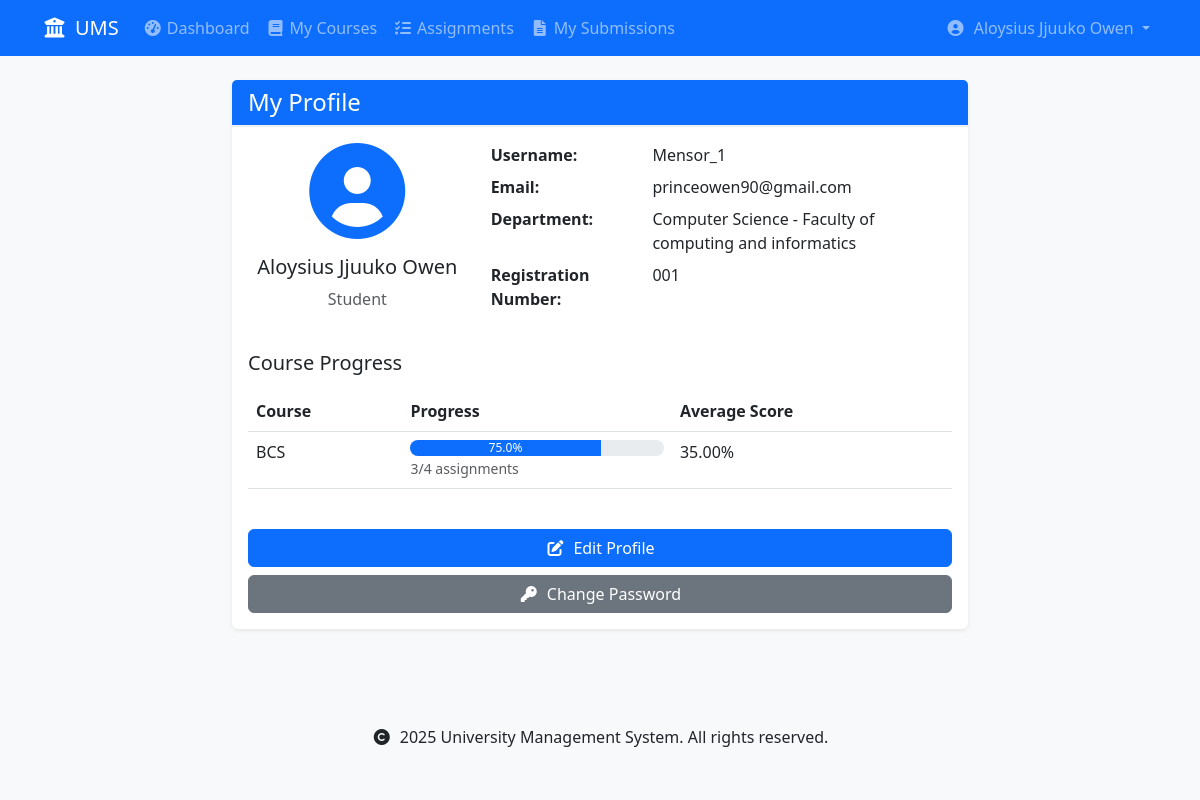
The app's page /accounts/profile/ (signed in) with its own data.
### accounts/models.py (models this page shows, shortened)
class User(AbstractUser):
    USER_TYPE_CHOICES = [
        ('student', 'Student'),
        ('lecturer', 'Lecturer'),
    ]
    user_type = models.CharField(max_length=10, choices=USER_TYPE_CHOICES)
    registration_number = models.CharField(max_length=20, unique=True, null=True, blank=True)
    staff_number = models.CharField(max_length=20, unique=True, null=True, blank=True)
    department = models.ForeignKey('schools.Department', on_delete=models.SET_NULL, null=True)
    class Meta:
        db_table = 'accounts_user'
        verbose_name = 'User'
        verbose_name_plural = 'Users'
    def is_student(self):
        return self.user_type == 'student'

### schools/models.py (models this page shows, shortened)
class Department(models.Model):
    name = models.CharField(max_length=100)
    code = models.CharField(max_length=10, unique=True)
    school = models.ForeignKey(School, on_delete=models.CASCADE, related_name='departments')
    description = models.TextField(blank=True)
    required_courses = models.ManyToManyField('courses.Course', related_name='required_by_departments', blank=True)
    created_at = models.DateTimeField(auto_now_add=True)
    updated_at = models.DateTimeField(auto_now=True)
    def __str__(self):
        return f"{self.name} - {self.school.name}"
    class Meta:
        ordering = ['school__name', 'name']
        unique_together = ['school', 'code']  # Ensure unique department codes within each school

class School(models.Model):
    name = models.CharField(max_length=100)
    code = models.CharField(max_length=10, unique=True)
    description = models.TextField(blank=True)
    created_at = models.DateTimeField(auto_now_add=True)
    updated_at = models.DateTimeField(auto_now=True)
    class Meta:
        ordering = ['name']

### courses/models.py (models this page shows, shortened)
class Enrollment(models.Model):
    STATUS_CHOICES = [
        ('enrolled', 'Enrolled'),
        ('completed', 'Completed'),
        ('dropped', 'Dropped'),
    ]
    student = models.ForeignKey(
        settings.AUTH_USER_MODEL,
        on_delete=models.CASCADE,
        related_name='enrollments',
        limit_choices_to={'user_type': 'student'}
    )
    course = models.ForeignKey(
        Course,
        on_delete=models.CASCADE,
        related_name='enrollments'
    )
    status = models.CharField(
        max_length=20,
        choices=STATUS_CHOICES,
        default='enrolled'
    )
    enrolled_at = models.DateTimeField(auto_now_add=True)
    updated_at = models.DateTimeField(auto_now=True)
    class Meta:
        unique_together = ['student', 'course']
        ordering = ['-enrolled_at']
    def get_progress(self):
        total_assignments = self.course.assignments.count()
        completed_assignments = self.student.submissions.filter(
            assignment__course=self.course
        ).count()
        progress = {
            'completed_assignments': completed_assignments,
            'total_assignments': total_assignments,
            'progress_percentage': (completed_assignments / total_assignments * 100) if total_assignments > 0 else 0
        }
        return progress
    def get_average_score(self):
        from django.db.models import Avg
        avg_score = self.student.submissions.filter(
            assignment__course=self.course,
            marks__isnull=False
        ).aggregate(avg=Avg('marks'))['avg']
        return round(avg_score, 2) if avg_score is not None else None

class Course(models.Model):
    code = models.CharField(max_length=10, unique=True)
    name = models.CharField(max_length=100)
    department = models.ForeignKey(
        'schools.Department',
        on_delete=models.CASCADE,
        related_name='courses'
    )
    lecturer = models.ForeignKey(
        settings.AUTH_USER_MODEL,
        on_delete=models.SET_NULL,  # Changed from CASCADE to SET_NULL
        related_name='courses_teaching',
        limit_choices_to={'user_type': 'lecturer'},
        null=True  # Allow null for existing records
    )
    description = models.TextField(blank=True)
    credits = models.PositiveIntegerField(
        validators=[MinValueValidator(1), MaxValueValidator(6)],
        default=3  # Default number of credits
    )
    is_active = models.BooleanField(default=True)
    created_at = models.DateTimeField(auto_now_add=True)
    updated_at = models.DateTimeField(auto_now=True)
    class Meta:
        ordering = ['department', 'code']
        unique_together = ['department', 'code']

### accounts/views.py (the view)
# urls.py: path('profile/', views.profile, name='profile'),
@login_required
def profile(request):
    return render(request, 'accounts/profile.html', {'user': request.user})

### templates/accounts/profile.html (shortened to what this page needs)
{% extends 'base.html' %}
{% block content %}
<div class="container">
    <div class="row justify-content-center">
        <div class="col-md-8">
            <div class="card">
                <div class="card-header bg-primary text-white">
                    <h2 class="h4 mb-0">My Profile</h2>
                </div>
                <div class="card-body">
                    <div class="row mb-4">
                        <div class="col-md-4 text-center">
                            <i class="fas fa-user-circle fa-6x text-primary mb-3"></i>
                            <h3 class="h5">{{ user.get_full_name }}</h3>
                            <p class="text-muted">{{ user.get_user_type_display }}</p>
                        </div>
                        <div class="col-md-8">
                            <dl class="row">
                                <dt class="col-sm-4">Username:</dt>
                                <dd class="col-sm-8">{{ user.username }}</dd>
                                <dt class="col-sm-4">Email:</dt>
                                <dd class="col-sm-8">{{ user.email }}</dd>
                                <dt class="col-sm-4">Department:</dt>
                                <dd class="col-sm-8">{{ user.department }}</dd>
                                {% if user.is_student %}
                                    <dt class="col-sm-4">Registration Number:</dt>
                                    <dd class="col-sm-8">{{ user.registration_number }}</dd>
                                {% elif user.is_lecturer %}
                                    <dt class="col-sm-4">Staff Number:</dt>
                                    <dd class="col-sm-8">{{ user.staff_number }}</dd>
                                {% endif %}
                            </dl>
                        </div>
                    </div>
                    {% if user.is_student %}
                        <div class="mb-4">
                            <h4 class="h5 mb-3">Course Progress</h4>
                            {% with enrollments=user.enrollments.all %}
                                {% if enrollments %}
                                    <div class="table-responsive">
                                        <table class="table">
                                            <thead>
                                                <tr>
                                                    <th>Course</th>
                                                    <th>Progress</th>
                                                    <th>Average Score</th>
                                                </tr>
                                            </thead>
                                            <tbody>
                                                {% for enrollment in enrollments %}
                                                    {% with progress=enrollment.get_progress %}
                                                        <tr>
                                                            <td>{{ enrollment.course.code }}</td>
                                                            <td>
                                                                <div class="progress">
                                                                    <div class="progress-bar" role="progressbar"
                                                                         style="width: {{ progress.progress_percentage }}%"
                                                                         aria-valuenow="{{ progress.progress_percentage }}"
                                                                         aria-valuemin="0" aria-valuemax="100">
                                                                        {{ progress.progress_percentage|floatformat:1 }}%
                                                                    </div>
                                                                </div>
                                                                <small class="text-muted">
                                                                    {{ progress.completed_assignments }}/{{ progress.total_assignments }} assignments
                                                                </small>
                                                            </td>
                                                            <td>
                                                                {% with avg_score=enrollment.get_average_score %}
                                                                    {% if avg_score %}
                                                                        {{ avg_score }}%
                                                                    {% else %}
                                                                        N/A
                                                                    {% endif %}
                                                                {% endwith %}
                                                            </td>
                                                        </tr>
                                                    {% endwith %}
                                                {% endfor %}
                                            </tbody>
                                        </table>
                                    </div>
                                {% else %}
                                    <p class="text-muted">Not enrolled in any courses yet.</p>
                                {% endif %}
                            {% endwith %}
                        </div>
                    {% endif %}
                    <div class="d-grid gap-2">
                        <a href="{% url 'accounts:edit_profile' %}" class="btn btn-primary">
                            <i class="fas fa-edit me-2"></i>Edit Profile
                        </a>
                        <a href="{% url 'accounts:password_change' %}" class="btn btn-secondary">
                            <i class="fas fa-key me-2"></i>Change Password
                        </a>
                    </div>
                </div>
            </div>
        </div>
    </div>
</div>
{% endblock %}

### templates/base.html (shortened to what this page needs)
{% load static %}
<!DOCTYPE html>
<html lang="en">
<head>
    <link href="https://cdn.jsdelivr.net/npm/bootstrap@5.3.0/dist/css/bootstrap.min.css" rel="stylesheet">
    <link href="https://cdnjs.cloudflare.com/ajax/libs/font-awesome/6.0.0/css/all.min.css" rel="stylesheet">
    <link href="{% static 'css/custom.css' %}" rel="stylesheet">
</head>
<body>
    <nav class="navbar navbar-expand-lg navbar-dark bg-primary">
        <div class="container">
            <a class="navbar-brand" href="{% url 'home' %}">
                <i class="fas fa-university me-2"></i>UMS
            </a>
            <div class="collapse navbar-collapse" id="navbarNav">
                <ul class="navbar-nav me-auto">
                    {% if user.is_authenticated %}
                        {% if user.is_student %}
                            <li class="nav-item">
                                <a class="nav-link" href="{% url 'accounts:student_dashboard' %}">
                                    <i class="fas fa-tachometer-alt me-1"></i>Dashboard
                                </a>
                            </li>
                            <li class="nav-item">
                                <a class="nav-link" href="{% url 'courses:my_courses' %}">
                                    <i class="fas fa-book me-1"></i>My Courses
                                </a>
                            </li>
                            <li class="nav-item">
                                <a class="nav-link" href="{% url 'assignments:assignment_list' %}">
                                    <i class="fas fa-tasks me-1"></i>Assignments
                                </a>
                            </li>
                            <li class="nav-item">
                                <a class="nav-link" href="{% url 'assignments:my_submissions' %}">
                                    <i class="fas fa-file-alt me-1"></i>My Submissions
                                </a>
                            </li>
                        {% endif %}
                    {% endif %}
                </ul>
                <ul class="navbar-nav">
                    {% if user.is_authenticated %}
                        <li class="nav-item dropdown">
                            <a class="nav-link dropdown-toggle" href="#" id="userDropdown" role="button"
                               data-bs-toggle="dropdown" aria-expanded="false">
                                <i class="fas fa-user-circle me-1"></i>
                                {{ user.get_full_name|default:user.username }}
                            </a>
                        </li>
                    {% endif %}
                </ul>
            </div>
        </div>
    </nav>
    <main class="py-4">
        {% block content %}
        {% endblock %}
    </main>
    <footer class="bg-light py-4 mt-5">
        <div class="container text-center">
            <p class="mb-0">
                <i class="fas fa-copyright me-1"></i>
                {% now "Y" %} University Management System. All rights reserved.
            </p>
        </div>
    </footer>
</body>
</html>

### static/css/custom.css (style rules this page uses)
body { background-color: #f8f9fa; }
.progress { background-color: #e9ecef; border-radius: 0.5rem; overflow: hidden; }
.progress-bar { background-color: #0d6efd; transition: width 0.6s ease; }
.card { border: none; box-shadow: 0 0.125rem 0.25rem rgba(0, 0, 0, 0.075); transition: transform 0.2s; }
.card-header { background-color: #fff; border-bottom: 2px solid #f0f0f0; }
.fas { width: 1.25em; text-align: center; }

### records on screen
User: get_full_name "Aloysius Jjuuko Owen", user_type "Student", username "Mensor_1", email "princeowen90@gmail.com", department "Computer Science - Faculty of computing and informatics", registration_number "001"
Enrollment: course.code "BCS", get_progress.progress_percentage "75.0", get_progress.completed_assignments "3", get_progress.total_assignments "4", get_average_score "35.00"
